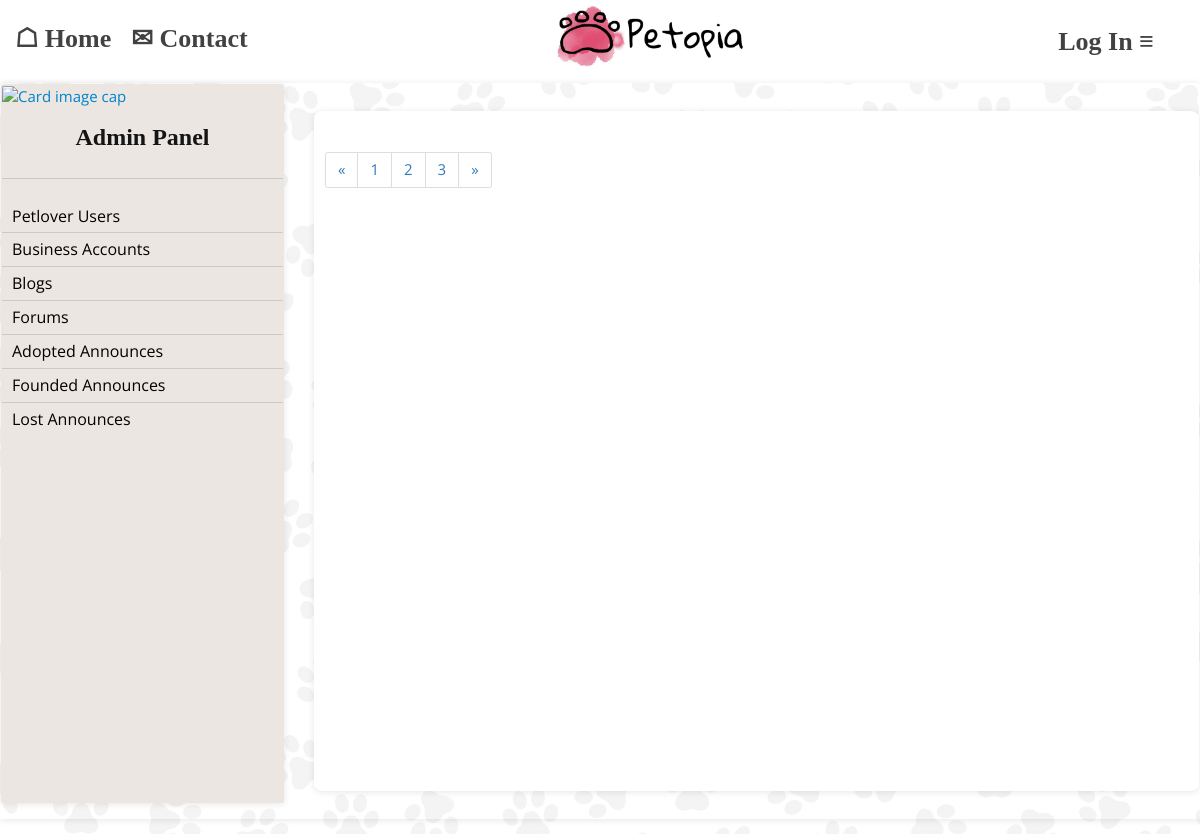
The page /dashboard-adopted/ on the database as committed earlier.
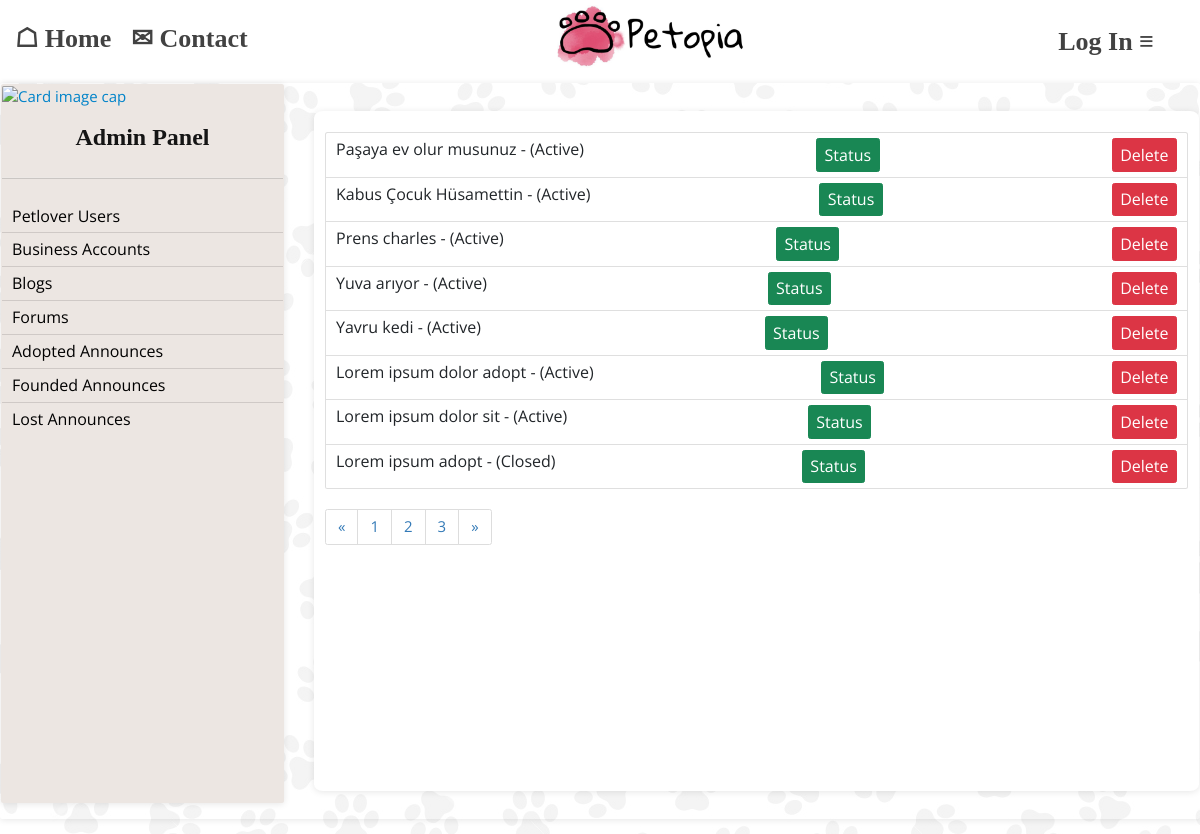
The same page on the database as committed later.
### announcements/models.py (models this page shows, shortened)
class AdoptPet(models.Model):
    pet_image = models.ImageField(null=True, upload_to='announcements/adopt')
    title = models.CharField(max_length=50, null=True)
    type = models.CharField(max_length=20, choices=TYPE_CHOICES, null=True)
    gender = models.CharField(max_length=20, choices=GENDER_CHOICES, null=True)
    status = models.CharField(max_length=20, choices=STATUS, null=True, default='Active')
    phone = models.CharField(max_length=11, null=True)
    info = models.TextField(max_length=750, null=True)
    city = models.CharField(max_length=50, null=True)
    created = models.DateTimeField(auto_now_add=True)
    id = models.UUIDField(default=uuid.uuid4, unique=True, primary_key=True, editable=False)
    class Meta:
        ordering = ['status', '-created']

### dashboard/views.py (the view)
# urls.py: path('dashboard-adopted/', views.admin_dashboard_adopted, name="admin-dashboard-adopted"),
def admin_dashboard_adopted(request):
    profile = request.user
    adopted = AdoptPet.objects.all()
    context = {'adopted': adopted, 'profile': profile}
    return render(request, 'dashboard/dashboard-adopted.html', context)

### dashboard/templates/dashboard/dashboard-adopted.html (shortened to what this page needs)
{% extends 'main.html' %}
{% load static %}
{% block content %}
    <div class="card"
         style="background-color: #ffc0cb00;display: flex;justify-content: flex-start;flex-direction: row;align-items: flex-start;">
        {% include 'sidebar-dashboard.html' %}
        <div class="card" style="width: 130rem;margin-left: 30px;margin-top: 27px;border-radius: 1%;height: 68rem;">
            <div class="card-body">
                <ul class="list-group" style="font-size: initial; margin-top: 10px">
                    {% for adopt in adopted %}
                        <li class="list-group-item"
                            style="display: flex;flex-wrap: nowrap;justify-content: space-between;">
                            {{ adopt.title }} - ({{ adopt.status }})
                                <a href="{% url 'admin-dashboard-close-adopted' adopt.id %}">
                                    <button class="btn btn-success" style="font-size: initial;">Status</button>
                                </a>
                            <a href="{% url 'admin-dashboard-delete-adopted' adopt.id %}">
                                <button class="btn btn-danger" style="font-size: initial;">Delete</button>
                            </a>
                        </li>
                    {% endfor %}
                </ul>
                <nav aria-label="Page navigation example">
                    <ul class="pagination">
                        <li class="page-item">
                            <a class="page-link" href="#" aria-label="Previous">
                                <span aria-hidden="true">&laquo;</span>
                            </a>
                        </li>
                        <li class="page-item"><a class="page-link" href="#">1</a></li>
                        <li class="page-item"><a class="page-link" href="#">2</a></li>
                        <li class="page-item"><a class="page-link" href="#">3</a></li>
                        <li class="page-item">
                            <a class="page-link" href="#" aria-label="Next">
                                <span aria-hidden="true">&raquo;</span>
                            </a>
                        </li>
                    </ul>
                </nav>
            </div>
        </div>
    </div>
{% endblock %}

### templates/main.html (shortened to what this page needs)
<!DOCTYPE html>
{% load static %}
<html lang="en">
<head>
    <link href="https://cdn.jsdelivr.net/npm/bootstrap@5.1.3/dist/css/bootstrap.min.css" rel="stylesheet">
    <link rel="stylesheet" href="{% static 'styles/home.css' %}">
</head>
<body style="background: url('{% static 'images/background.png' %}'); background-blend-mode: overlay;">
{% include 'navbar.html' %}
{% block content %}
{% endblock content %}
</body>
</html>

### templates/navbar.html (shortened to what this page needs)
{% load static %}
<header>
    {% if request.user.is_authenticated %}
        <nav class="navbar navbar-expand-lg"
             style="background-color: white;display: flex;justify-content: space-between;">
            <div id="navbarNavDropdown">
                <ul class="navbar-nav">
                    <li class="nav-item active">
                        <a class="nav-link" href="/"
                           style="color: #424242;font-size: 26px;font-family: cursive;margin-left: 10px;margin-top: -6px;">
                            <b>☖ Home</b>
                            <span class="sr-only">(current)</span></a>
                    </li>
                    <li class="nav-item">
                        <a class="nav-link" href="mailto:petopia@support.com"
                           style="color: #424242;font-size: 26px;font-family: cursive;margin-left: 10px;margin-top: -6px;">
                            <b>✉ Contact</b>
                            <span class="sr-only">(current)</span></a>
                    </li>
                </ul>
            </div>
            <div style="max-width: 200px;">
                <a href="/"><img src="{% static 'images/logo.png' %}" alt="adspot"></a>
            </div>
            <div class="dropdown">
                <button class="dropbtn" style="margin-right: 30px;background-color:
        white;color: #424242;font-size: 26px;font-family: cursive;">
                    <b style="">
                        {% if profile.user_type == 'petlover' %}
                            {% if profile.profile_image == '' %}
                                <img src="{% static 'images/profiles/user-default.jpg' %}" id="icon" alt="User Icon"
                                     style="border-radius: 50%;width: 40px;height: 40px; margin-top: 27px;margin-left: 13px;margin-right: -54px;">
                            {% else %}
                                <img src="{{ profile.profile_image.url }}" id="icon" alt="User Icon"
                                     style="border-radius: 50%;width: 40px;height: 40px;">
                            {% endif %}
                        {% elif profile.user_type == 'business' %}
                            {% if profile.logo == '' %}
                                <img src="{% static 'images/profiles/store-default.png' %}" id="icon" alt="User Icon"
                                     style="border-radius: 50%;width: 40px;height: 40px;">
                            {% else %}
                                <img src="{{ profile.logo.url }}" id="icon" alt="User Icon"
                                     style="border-radius: 50%;width: 40px;height: 40px;">
                            {% endif %}
                        {% endif %}
                        {{ profile.username }}
                    </b>
                </button>
                <div class="dropdown-content">
                    {% if profile.is_superuser %}
                        <a href="{% url 'admin-dashboard' %}">
                            <b>▶ Dashboard</b>
                        </a>
                    {% else %}
                        <a href="{% url 'profile' %}">
                            <b>▶ Profile</b>
                        </a>
                    {% endif %}
                    <a href="{% url 'logout' %}">
                        <b>▶ Log Out</b>
                    </a>
                </div>
            </div>
        </nav>
    {% else %}
        <nav class="navbar navbar-expand-lg"
             style="background-color: white;display: flex;justify-content: space-between;">
            <div id="navbarNavDropdown">
                <ul class="navbar-nav">
                    <li class="nav-item active">
                        <a class="nav-link" href="/"
                           style="color: #424242;font-size: 26px;font-family: cursive;margin-left: 10px;margin-top: -6px;">
                            <b>☖ Home</b>
                            <span class="sr-only">(current)</span></a>
                    </li>
                    <li class="nav-item">
                        <a class="nav-link" href="mailto:petopia@support.com"
                           style="color: #424242;font-size: 26px;font-family: cursive;margin-left: 10px;margin-top: -6px;">
                            <b>✉ Contact</b>
                            <span class="sr-only">(current)</span></a>
                    </li>
                </ul>
            </div>
            <div style="max-width: 200px;;;">
                <a href="/"><img src="{% static 'images/logo.png' %}" alt="adspot"></a>
            </div>
            <div class="dropdown">
                <button class="dropbtn" style="margin-right: 30px;background-color:
        white;color: #424242;font-size: 26px;font-family: cursive;">
                    <b style="">Log In ≡</b>
                </button>
            </div>
        </nav>
    {% endif %}
</header>

### templates/sidebar-dashboard.html
{% load static %}
<div class="card" style="min-width: 283px;height: 719px;display: flex;max-width: 294px; background-color: #ece6e2;">
    <a href="{% url 'admin-dashboard' %}">
        <img class="card-img-top" src="{% static 'images/catanddog.png' %}" alt="Card image cap"></a>
    <a href="{% url 'admin-dashboard' %}">
        <h5 class="card-title" href="{% url 'admin-dashboard' %}"
            style="display: flex; justify-content: space-around;font-family: cursive;font-size: x-large;">Admin
            Panel</h5></a>
    <hr>
    <ul class="list-group list-group-flush" style="font-size: initial">
        <li class="list-group-item" style="background-color: #ece6e2;"><a href="{% url 'admin-dashboard-petlover' %}" style="color: black;">Petlover
            Users</a></li>
        <li class="list-group-item" style="background-color: #ece6e2;"><a href="{% url 'admin-dashboard-business' %}" style="color: black;">Business
            Accounts</a></li>
        <li class="list-group-item" style="background-color: #ece6e2;"><a href="{% url 'admin-dashboard-blogs' %}" style="color: black;">Blogs</a></li>
        <li class="list-group-item" style="background-color: #ece6e2;"><a href="{% url 'admin-dashboard-forums' %}" style="color: black;">Forums</a></li>
        <li class="list-group-item" style="background-color: #ece6e2;"><a href="{% url 'admin-dashboard-adopted' %}" style="color: black;">Adopted
            Announces</a></li>
        <li class="list-group-item" style="background-color: #ece6e2;"><a href="{% url 'admin-dashboard-founded' %}" style="color: black;">Founded
            Announces</a></li>
        <li class="list-group-item" style="background-color: #ece6e2;"><a href="{% url 'admin-dashboard-lost' %}" style="color: black;">Lost
            Announces</a></li>
    </ul>
</div>

### static/styles/home.css (style rules this page uses)
html { font-family:sans-serif; -ms-text-size-adjust:100%; -webkit-text-size-adjust:100% }
body { margin:0 }
article,aside,details,figcaption,figure,footer,header,hgroup,main,menu,nav,section,summary { display:block }
a { background-color:transparent }
b,strong { font-weight:bold }
img { border:0 }
hr { -webkit-box-sizing:content-box; box-sizing:content-box; height:0 }
button,input,optgroup,select,textarea { color:inherit; font:inherit; margin:0 }
button { overflow:visible }
button,select { text-transform:none }
button,html input[type="button"],input[type="reset"],input[type="submit"] { -webkit-appearance:button; cursor:pointer }
* { -webkit-box-sizing:border-box; box-sizing:border-box }
*:before,*:after { -webkit-box-sizing:border-box; box-sizing:border-box }
html { font-size:10px; -webkit-tap-highlight-color:rgba(0,0,0,0) }
body { font-family:"Helvetica Neue",Helvetica,Arial,sans-serif; font-size:14px; line-height:1.42857; color:#333; background-color:#fff }
input,button,select,textarea { font-family:inherit; font-size:inherit; line-height:inherit }
a { color:#337ab7; text-decoration:none }
img { vertical-align:middle }
hr { margin-top:20px; margin-bottom:20px; border:0; border-top:1px solid #eee }
.pagination { display:inline-block; padding-left:0; margin:20px 0; border-radius:4px }
.pagination>li { display:inline }
.pagination>li>a,.pagination>li>span { position:relative; float:left; padding:6px 12px; line-height:1.42857; text-decoration:none; color:#337ab7; background-color:#fff; border:1px solid #ddd; margin-left:-1px }
.pagination>li:first-child>a,.pagination>li:first-child>span { margin-left:0; border-bottom-left-radius:4px; border-top-left-radius:4px }
.pagination>li:last-child>a,.pagination>li:last-child>span { border-bottom-right-radius:4px; border-top-right-radius:4px }
body { font-family:'Open Sans',sans-serif; font-size:15px; color:#686868; font-weight:400; background:#dfdfdf }
img { max-width:100% }
a { outline:none !important; color:#0083c9 }
button { outline:none !important }
h1,h2,h3,h4,h5,.shortcodes-page h6 { margin:15px 0; color:#151515; font-weight:600 }
h5 { font-size:16px }
a.view-item,.contact-options li a,.listing-actions a,.listing-actions .fa,.listing-actions ul,.cat-boxes .cat-box .inner,.filter-options-widget a,.social-links li a,.btn,.nt-tab-triggers li span,.panel-actions a,.about-member,.category-search-tabbed a,.location-box div:before,.widget-icon,.slick-arrow,.mobile-menu-wrap { -webkit-transition:all,0.2s,ease-in; transition:all,0.2s,ease-in }
.card { box-shadow: 0 0.1rem 0.7rem rgb(0 0 0 / 10%); border: 1px solid rgba(0, 0, 0, 0); margin-bottom: 1.5rem; }
.page-link { color: #673ab7; }
.page-link { padding: 0.375rem 0.75rem; }

### templates/navbar.html (style rules this page uses)
.dropbtn { background-color: #04AA6D; color: white; padding: 16px; font-size: 16px; border: none; }
.dropdown { position: relative; display: inline-block; }

Rows that differ between the two databases and show on the page:
added AdoptPet: title "Paşaya ev olur musunuz", status "Active"
added AdoptPet: title "Kabus Çocuk Hüsamettin", status "Active"
added AdoptPet: title "Prens charles", status "Active"
added AdoptPet: title "Yuva arıyor", status "Active"
added AdoptPet: title "Yavru kedi", status "Active"
added AdoptPet: title "Lorem ipsum dolor adopt", status "Active"
added AdoptPet: title "Lorem ipsum dolor sit", status "Active"
added AdoptPet: title "Lorem ipsum adopt", status "Closed"
